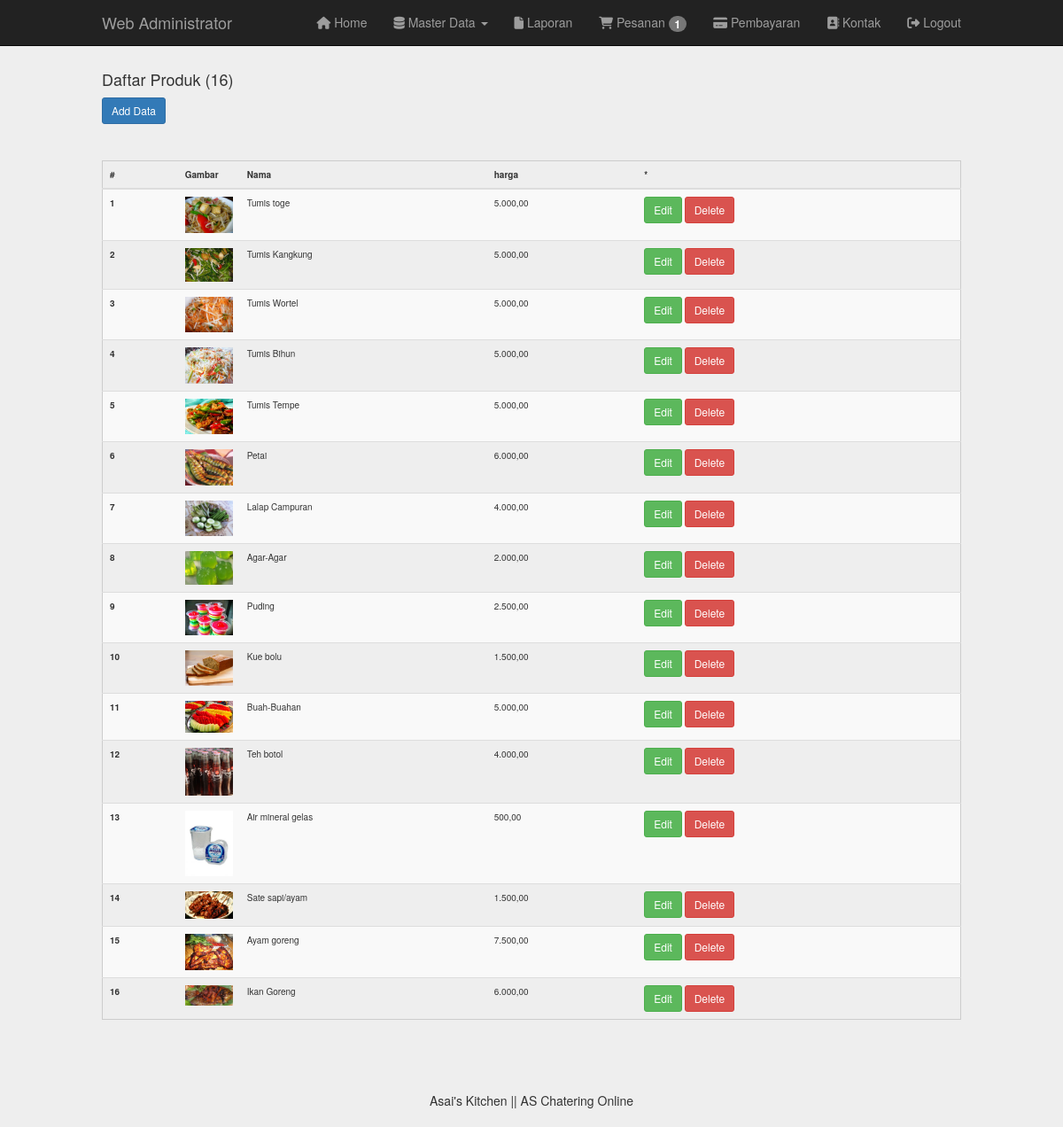
The app's page /admin/produk.php with its own data.
### tables this page shows
CREATE TABLE IF NOT EXISTS `produk` (
`id` int(4) NOT NULL,
  `nama` varchar(100) NOT NULL,
  `deskripsi` text NOT NULL,
  `gambar` varchar(200) NOT NULL,
  `harga` decimal(10,0) NOT NULL,
  `kategori_produk_id` int(11) NOT NULL
);

### inc/config.php (called while the page is built, shortened)
<?php
	$url = "http://localhost/catering/";
	$no = 1;
?>

### admin/produk.php (the view, shortened to what this page needs)
<?php
	include"../inc/config.php";
	include"inc/header.php";
?>
	<div class="container">
		<?php
			$q = mysqli_query($konek, "select*from produk");
			$j = mysqli_num_rows($q);
		?>
		<h4>Daftar Produk (<?php echo ($j>0)?$j:0; ?>)</h4>
		<a class="btn btn-sm btn-primary" href="produk.php?act=create">Add Data</a>
		<hr>
		<table class="table table-striped table-hove">
			<thead>
				<tr>
					<th>#</th>
					<th width="70px">Gambar</th>
					<th>Nama</th>
					<th>harga</th>
					<th>*</th>
				</tr>
			</thead>
			<tbody>
		<?php while($data=mysqli_fetch_object($q)){ ?>
				<tr>
					<th scope="row"><?php echo $no++; ?></th>
					<td><img src="<?php echo $url.'uploads/'.$data->gambar ?>" width="100%"></td>
					<td><?php echo $data->nama ?></td>
					<td><?php echo number_format($data->harga, 2, ',', '.') ?></td>
					<td>
						<a class="btn btn-sm btn-success" href="produk.php?act=edit&&id=<?php echo $data->id ?>">Edit</a>
						<a class="btn btn-sm btn-danger" href="produk.php?act=delete&&id=<?php echo $data->id ?>">Delete</a>
					</td>
				</tr>
		<?php } ?>
			</tbody>
		</table>
    </div>
<?php include"inc/footer.php"; ?>

### assets/css/navbar-fixed-top.css (style rules this page uses)
body { padding-top: 70px; }

### assets/css/style.css (style rules this page uses)
:root { --var-nav-bg: #ffa500; }
@media (min-width: 768px) { .container { width: 750px; } }
@media (min-width: 992px) { .container { width: 970px; } }
@media (min-width: 1200px) { .container { width: 1000px; } }
.table { border: 1px solid#CCC; }
table td, table th { padding: 10px; font-size: 10px; }
* { transition: all 200ms ease-in-out; }
body { background-color: #EEE; }

### records on screen
produk: gambar (picture), nama "Tumis toge", harga "5.000,00"
produk: gambar (picture), nama "Tumis Kangkung", harga "5.000,00"
produk: gambar (picture), nama "Tumis Wortel", harga "5.000,00"
produk: gambar (picture), nama "Tumis Bihun", harga "5.000,00"
produk: gambar (picture), nama "Tumis Tempe", harga "5.000,00"
produk: gambar (picture), nama "Petai", harga "6.000,00"
produk: gambar (picture), nama "Lalap Campuran", harga "4.000,00"
produk: gambar (picture), nama "Agar-Agar", harga "2.000,00"
produk: gambar (picture), nama "Puding", harga "2.500,00"
produk: gambar (picture), nama "Kue bolu", harga "1.500,00"
produk: gambar (picture), nama "Buah-Buahan", harga "5.000,00"
produk: gambar (picture), nama "Teh botol", harga "4.000,00"
produk: gambar (picture), nama "Air mineral gelas", harga "500,00"
produk: gambar (picture), nama "Sate sapi/ayam", harga "1.500,00"
produk: gambar (picture), nama "Ayam goreng", harga "7.500,00"
produk: gambar (picture), nama "Ikan Goreng", harga "6.000,00"

### other values on screen
$totalUnRead "1"
$j "16"
